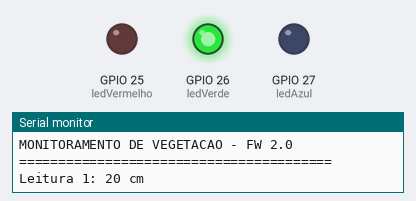
The sketch below on a simulated ESP32. On the bench: output pins drawn as LEDs (lit = HIGH), the last lines printed to the serial monitor. Random numbers use the default seed unless the sketch sets one.

Above: at 0.1 s.
At 104.1 s:
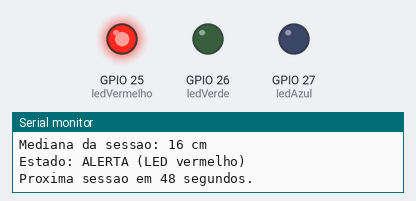
Timing chart, 0 to 105.6 s (numbered marks = the images above):
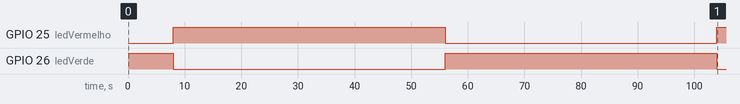

Measured:
- by itself, GPIO 25 (ledVermelho): LOW → HIGH at 8.0 s, → LOW 48.0 s later, → HIGH 48.0 s later
- by itself, GPIO 26 (ledVerde): HIGH → LOW at 8.0 s, → HIGH 48.0 s later, → LOW 48.0 s later

The sketch:

firmware_v2.ino
```cpp
// Projeto Motiva - Firmware 2.0 (chegou pela atualizacao OTA)
// Faz tudo do 1.0 e agora tambem: ordena, calcula a mediana e usa histerese.
// LED verde = NORMAL | LED vermelho = ALERTA

String versao = "2.0";

int ledVermelho = 25;
int ledVerde = 26;
int ledAzul = 27;

int leituras[5];
int ordenado[5];
int contador = 0;
unsigned long inicio = 0;
bool alerta = false;

void comecarSessao() {
  inicio = millis();
  contador = 0;
  Serial.println("========================================");
  Serial.println("MONITORAMENTO DE VEGETACAO - FW " + versao);
  Serial.println("========================================");
}

void lerValor() {
  leituras[contador] = random(10, 21);  // numero de 10 a 20
  Serial.println("Leitura " + String(contador + 1) + ": " + String(leituras[contador]) + " cm");
  contador++;
}

float media() {
  int soma = 0;
  for (int i = 0; i < 5; i++) {
    soma = soma + leituras[i];
  }
  return soma / 5.0;
}

// copia as leituras e coloca em ordem crescente
void ordenar() {
  for (int i = 0; i < 5; i++) {
    ordenado[i] = leituras[i];
  }
  for (int i = 0; i < 4; i++) {
    for (int j = 0; j < 4; j++) {
      if (ordenado[j] > ordenado[j + 1]) {
        int troca = ordenado[j];
        ordenado[j] = ordenado[j + 1];
        ordenado[j + 1] = troca;
      }
    }
  }
}

void mostrar(String titulo, int lista[]) {
  Serial.print(titulo);
  for (int i = 0; i < 5; i++) {
    Serial.print(String(lista[i]) + " ");
  }
  Serial.println();
}

// histerese: 16 ou mais = ALERTA, 14 ou menos = NORMAL, no meio = nao muda
void verificarEstado(int mediana) {
  if (mediana >= 16) {
    alerta = true;
  }
  if (mediana <= 14) {
    alerta = false;
  }

  if (alerta) {
    Serial.println("Estado: ALERTA (LED vermelho)");
    digitalWrite(ledVermelho, HIGH);
    digitalWrite(ledVerde, LOW);
  } else {
    Serial.println("Estado: NORMAL (LED verde)");
    digitalWrite(ledVermelho, LOW);
    digitalWrite(ledVerde, HIGH);
  }
}

void fimDaSessao() {
  ordenar();
  int mediana = ordenado[2];  // o valor do meio
  mostrar("Ordem original:  ", leituras);
  mostrar("Ordem crescente: ", ordenado);
  Serial.println("Media da sessao: " + String(media(), 1) + " cm");
  Serial.println("Mediana da sessao: " + String(mediana) + " cm");
  verificarEstado(mediana);
  Serial.println("Proxima sessao em 48 segundos.");
}

void setup() {
  Serial.begin(115200);
  pinMode(ledVermelho, OUTPUT);
  pinMode(ledVerde, OUTPUT);
  pinMode(ledAzul, OUTPUT);
  digitalWrite(ledVerde, HIGH);  // comeca NORMAL
  Serial.println("Rodando o FIRMWARE " + versao + " (atualizado pelo GitHub!)");
  comecarSessao();
}

void loop() {
  // uma leitura a cada 2 segundos
  if (contador < 5 && millis() - inicio >= contador * 2000) {
    lerValor();
    if (contador == 5) {
      fimDaSessao();
    }
  }
  // nova sessao 48 segundos depois do comeco da anterior
  if (millis() - inicio >= 48000) {
    comecarSessao();
  }
}
```
